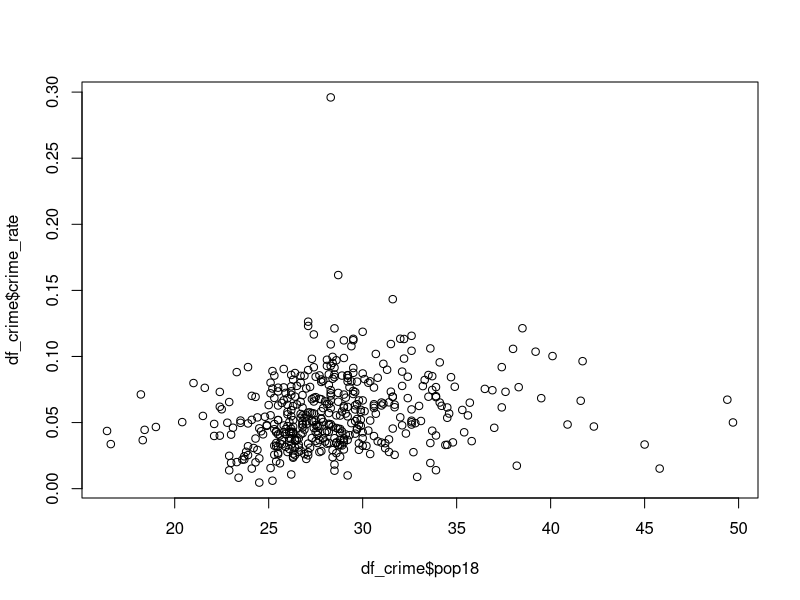
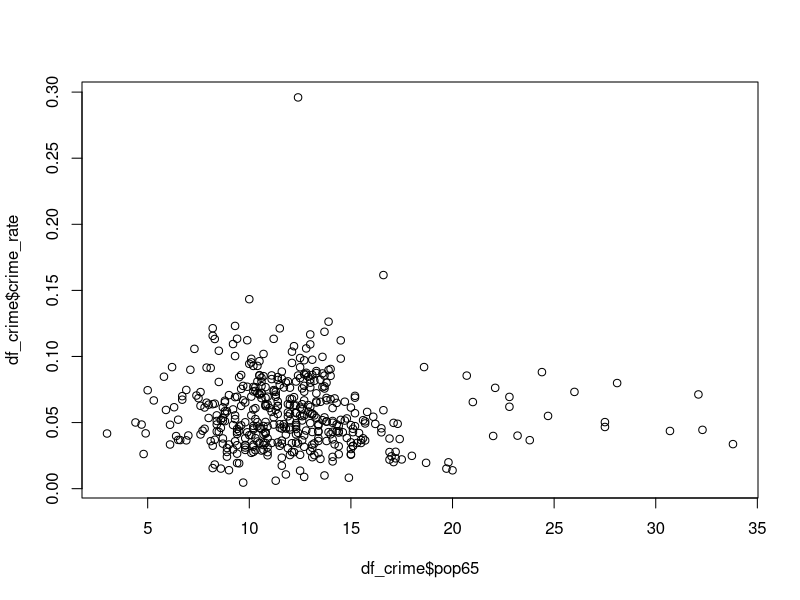
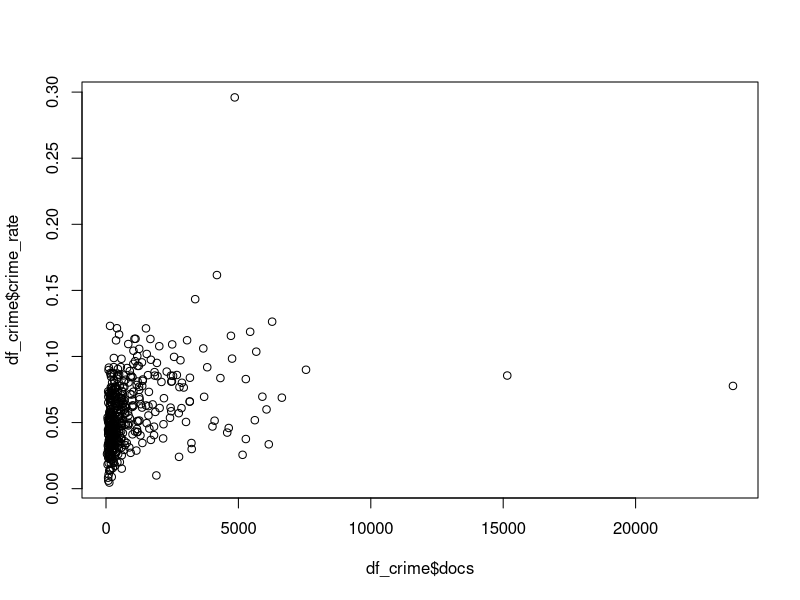
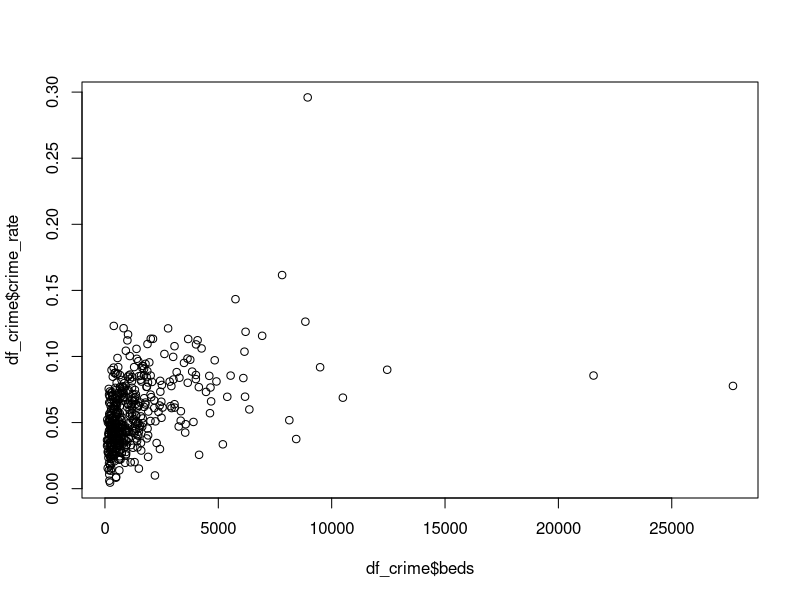
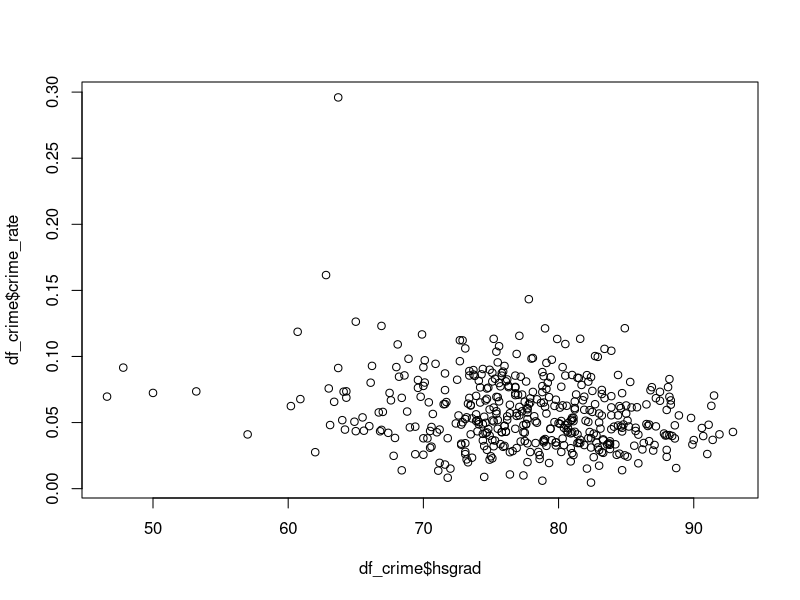
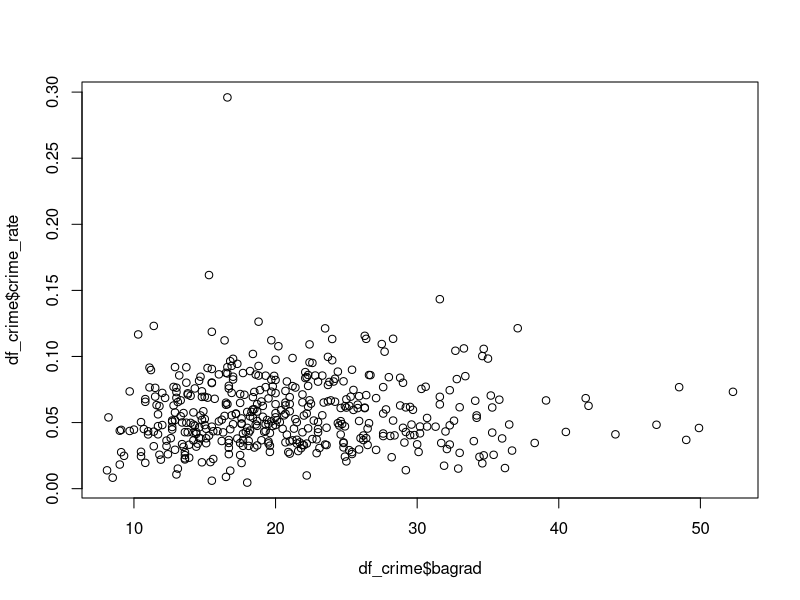
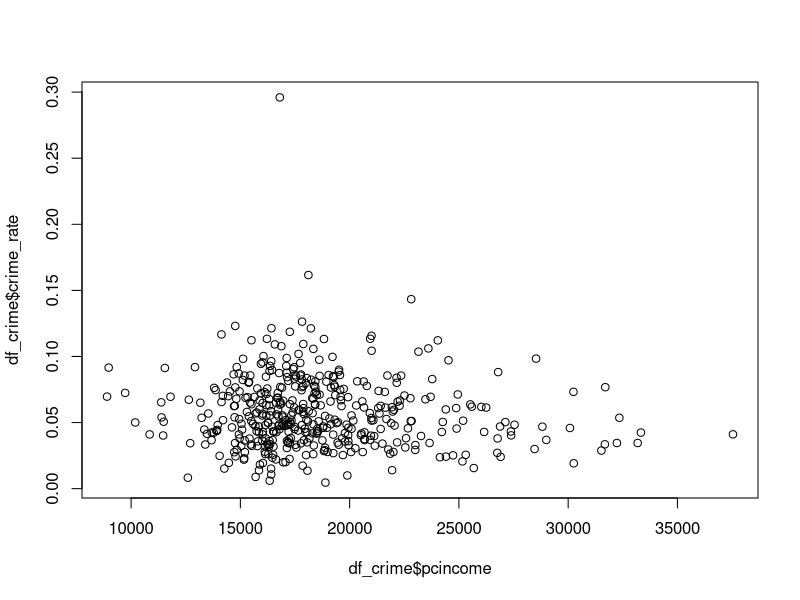
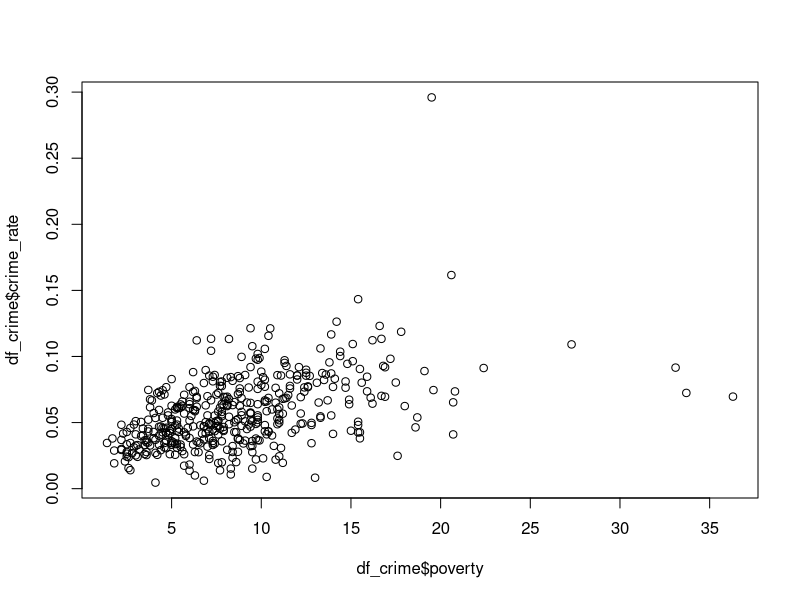

The R source for these figures, in order: (Note: this script raises an error after producing the figures.)
## ---- chunk 1
knitr::opts_chunk$set(echo = TRUE)
## ---- chunk 2
library(tidyverse)

#read data
df_crime = read_csv("./cdi.csv")

#clean up data
df_crime = 
  df_crime %>%
  mutate(crime_rate = crimes / pop)

#explore the data
## population structure - 
plot(df_crime$pop18, df_crime$crime_rate)
plot(df_crime$pop65, df_crime$crime_rate)

## medical resources - 
plot(df_crime$docs, df_crime$crime_rate)
plot(df_crime$beds, df_crime$crime_rate)

## education level - 
plot(df_crime$hsgrad, df_crime$crime_rate)
plot(df_crime$bagrad, df_crime$crime_rate)

## income level -
plot(df_crime$pcincome, df_crime$crime_rate)
plot(df_crime$poverty, df_crime$crime_rate) # the promising factor

## unemployment rate -
plot(df_crime$unemp, df_crime$crime_rate)


#explore the collineararity between variables
lm()

# fit SLR
reg_crime = lm(crime_rate ~ pop18, data = df_crime)
summary(reg_crime)

reg_crime = lm(crime_rate ~ pop65, data = df_crime)
summary(reg_crime)

reg_crime = lm(crime_rate ~ docs, data = df_crime)
summary(reg_crime)

# Diagnostics
## Outlier
## Residuals
## multicollinearity

## ---- chunk 3
plot(pressure)
